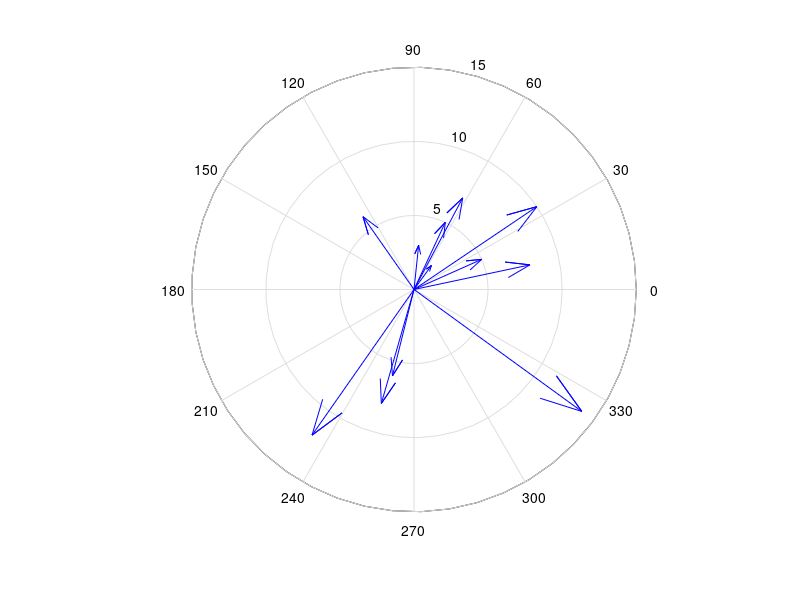

MATLAB code to generate this figure: (Note: this script raises an error after producing the figure.)
% 罗盘图
function Example12
h0=figure('toolbar','none',...
    'position',[200 150 450 250],...
    'name','Example12');
windpower=[2 5 5 3 6 8 12 7 6 14 10 8];
winddirection=[54 24 65 84 256 12 235 62 125 324 34 254];
rdirection=winddirection*pi/180;
[x,y]=pol2cart(rdirection,windpower);
compass(x,y);
desc={'风向和风力','北京气象台','10月1日0：00到','10月1日12：00'};
gtext(desc)
